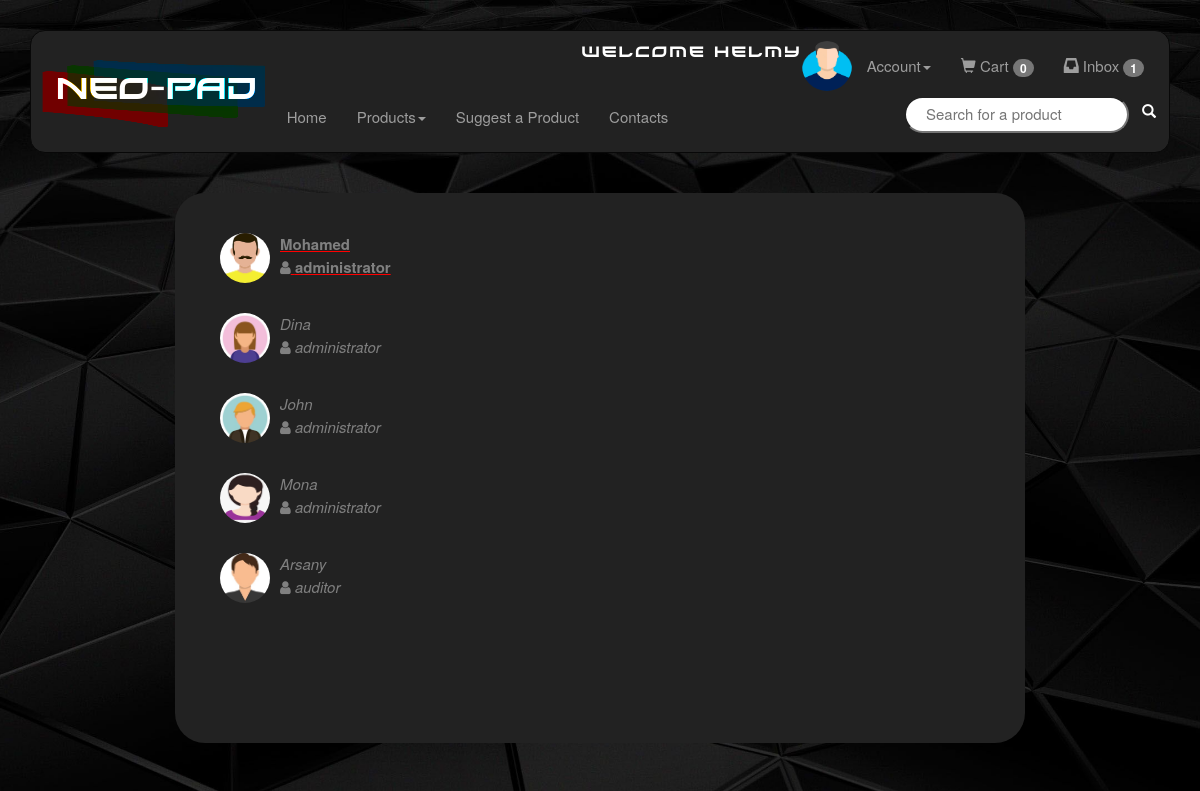
The app's page /Chat.php (signed in) with its own data.
### tables this page shows
CREATE TABLE `message` (
  `messageID` int(10) UNSIGNED NOT NULL,
  `senderID` int(10) UNSIGNED NOT NULL,
  `recepientID` int(10) UNSIGNED NOT NULL,
  `auditorFlag` tinyint(1) DEFAULT NULL,
  `messageText` text DEFAULT NULL,
  `readStatus` tinyint(1) NOT NULL
);

CREATE TABLE `users` (
  `id` int(10) UNSIGNED NOT NULL,
  `username` varchar(30) NOT NULL,
  `password` varchar(225) NOT NULL,
  `email` varchar(50) NOT NULL,
  `address` varchar(50) DEFAULT NULL,
  `imagePath` varchar(255) DEFAULT NULL,
  `userType` varchar(15) NOT NULL
);

### Chat.php (the view, shortened to what this page needs)
<html>
    <head>
    </head>
    <body>
<?php
        include "Menu.php";
        $conn = new mysqli("localhost","root","", "project");
        $sql="SELECT * FROM message, users WHERE ( (senderID='".$_SESSION['id']."') OR ( recepientID='".$_SESSION['id']."') ) AND SenderID=users.id";
        ?>
        <div class="container">
            <div class="card chat-app">
                <div class="people-list chat-column">
	                <?php
                    $plist_sql= $sql;
                    $plist_result = mysqli_query($conn,$plist_sql);
                    $id_arr=array();
                    while($plist_row = $plist_result->fetch_assoc()){
                        if($plist_row['id'] != $_SESSION['id']){
                            $repeated=false;
                            for($i=0;$i<sizeof($id_arr);$i++){
                                if($id_arr[$i]==$plist_row['id']){
                                    $repeated=true;
                                    break;
                                }
                            }
                            if($repeated==false){
                                $id_arr[]=$plist_row['id'];
                                ?>
                                <a href="Chat.php?id=<?php echo $plist_row['id']?>">
                                    <ul class="list-unstyled chat-list">
                                        <li class="clearfix">
                                            <img src="<?php echo $plist_row['imagePath'];?>" alt="profile picture" width='50' height='50' class="img-circle">
                                            <?php
                                    if($plist_row['readStatus']==0){
                                        ?>
                                            <div class="about unread">
                                        <?php
                                    }
                                    else{
                                        ?>
                                            <div class="about read">
                                        <?php
                                    }
                                    ?>
                                                <div class="name"> <?php echo $plist_row['username'];?> </div>
                                                <div class="job"><i class="fa fa-user"></i> <?php echo $plist_row['userType']; ?> </div>
                                            </div>
                                        </li>
                                    </ul>
                                </a>
                                <?php
                            }
                        }
                        else{
                            $plist_exc_sql = "SELECT * FROM  message, users WHERE messageID=".$plist_row['messageID']." AND users.id=".$plist_row['recepientID'];
                            $plist_exc_result = mysqli_query($conn,$plist_exc_sql);
                            if($plist_exc_row = $plist_exc_result->fetch_assoc()){
                                $repeated=false;
                                for($i=0;$i<sizeof($id_arr);$i++){
                                    if($id_arr[$i]==$plist_exc_row['id']){
                                        $repeated=true;
                                        break;
                                    }
                                }
                                if($repeated==false){
                                    $id_arr[]=$plist_exc_row['id'];
                                    ?>
                                    <a href="Chat.php?id=<?php echo $plist_exc_row['id']?>">
                                    <ul class="list-unstyled chat-list">
                                        <li class="clearfix">
                                            <img src="<?php echo $plist_exc_row['imagePath'];?>" alt="profile picture" width='50' height='50' class="img-circle">
                                            <?php
                                    if($plist_exc_row['readStatus']==0){
                                        ?>
                                            <div class="about unread">
                                        <?php
                                    }
                                    else{
                                        ?>
                                            <div class="about read">
                                        <?php
                                    }
                                    ?>
                                                    <div class="name"> <?php echo $plist_exc_row['username'];?> </div>
                                                    <div class="job"><i class="fa fa-user"></i> <?php echo $plist_exc_row['userType']; ?> </div>
                                                </div>
                                                <br>
                                            </li>
                                        </ul>
                                    </a>
	                                <?php
                                }
		                    }
                        }
                    }
	                ?>
	                </div>
                </div>
            </div>
    </body>
</html>

### Style.css (style rules this page uses)
body { margin: 30px; background: black; color: white; line-height: 1.5; font-size: 15px; background-image: url(resources/images/style/background/bg.jpg); background-position: center; background-repeat:no-repeat; background-size:cover; }
.container { width: fit-content; height: fit-content; }
.card { background: #222; margin:20px; border-radius: 3rem; }
a { color: unset; }
a:visited, a:link, a:active { color: grey; text-decoration: none; }
.chat-app { padding:10px; display: flex; width: 850px; height: 550px; }
.chat-app .people-list { padding: 20px; width: 300px; height: inherit; overflow-x: hidden; overflow-y:auto; }
.read { font-style:italic; }
.unread { font-weight: bolder; text-decoration: underline red !important; }
.people-list .chat-list li { padding: 10px 15px; }
.people-list img { float: left; }
.people-list .about { float: left; padding-left: 10px }

### records on screen
message: recepientID.imagePath (picture), recepientID.username "Mohamed", recepientID.userType "administrator"
message: recepientID.imagePath (picture), recepientID.username "Dina", recepientID.userType "administrator"
message: recepientID.imagePath (picture), recepientID.username "John", recepientID.userType "administrator"
message: recepientID.imagePath (picture), recepientID.username "Mona", recepientID.userType "administrator"
message: senderID.imagePath (picture), senderID.username "Arsany", senderID.userType "auditor"

### other values on screen
$_SESSION['username'] "Helmy"
$cart_items_row['cartItems'] "0"
$inbox_notif_row['unread_messages'] "1"
